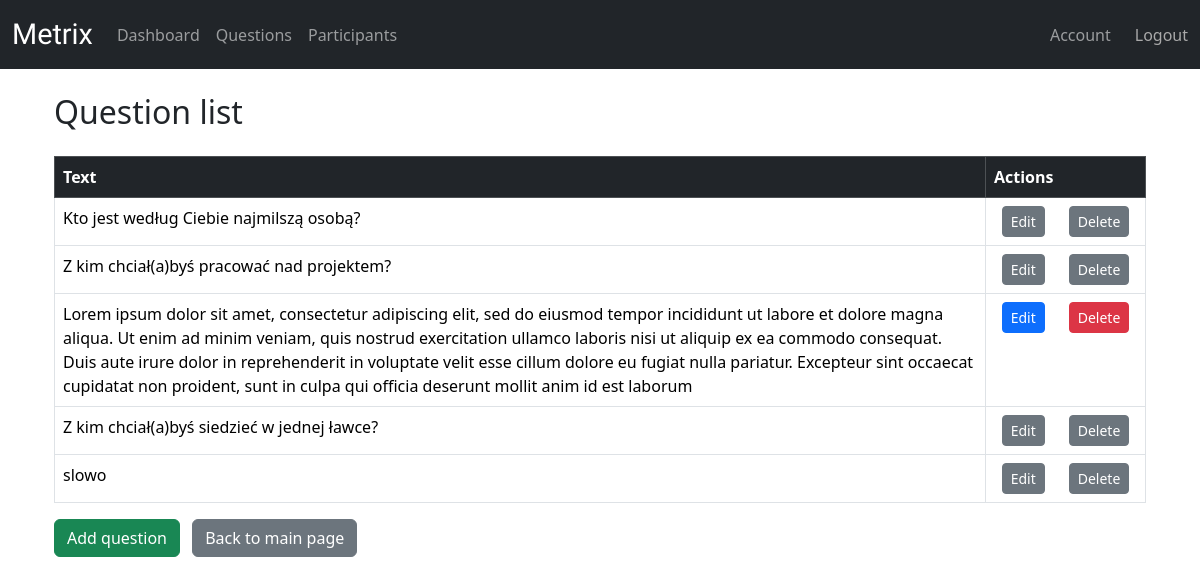
Before: /questions/ (signed in) with the older database file.
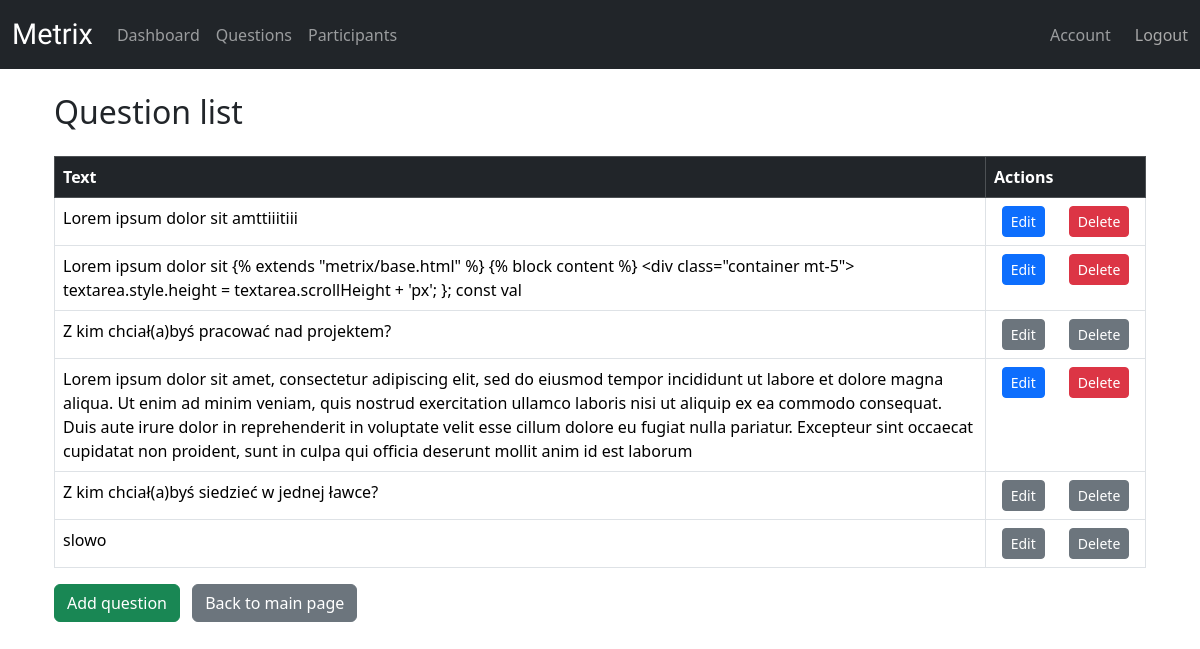
After: the same page with the newer database file.
### metrix/models.py (models this page shows, shortened)
class Question(models.Model):
    question_id = models.AutoField(primary_key=True)
    text = models.TextField(validators=[MaxLengthValidator(255)])
    created_at = models.DateTimeField(auto_now_add=True)

### metrix/views.py (the view)
# urls.py: path('questions/', QuestionListView.as_view(), name='question_list'),
class QuestionListView(LoginRequiredMixin, ListView):
    model = Question
    template_name = 'metrix/question_list.html'
    context_object_name = 'questions'
    ordering = ['-created_at']
    def get_context_data(self, **kwargs):
        context = super().get_context_data(**kwargs)
        used_question_ids = ResearchQuestion.objects.values_list('question_id', flat=True).distinct()
        context['used_question_ids'] = set(used_question_ids)  # set dla szybszego sprawdzania w templatce
        return context

### metrix/templates/metrix/question_list.html (shortened to what this page needs)
{% extends "metrix/base.html" %}
{% block content %}
<div class="container mt-4">
    <h2 class="mb-4">Question list</h2>
    {% if questions %}
        <table class="table table-bordered table-hover">
            <thead class="table-dark">
                <tr>
                    <th>Text</th>
                    <th style="width: 160px;">Actions</th>
                </tr>
            </thead>
            <tbody>
                {% for question in questions %}
                    <tr>
                        <td>{{ question.text }}</td>
                        <td class="text-center">
                          <div style="display: flex; justify-content: center; gap: 1.5rem;">
                            {% if question.pk in used_question_ids %}
                              <button class="btn btn-sm btn-secondary edit-disabled-btn" type="button"
                                data-question-id="{{ question.pk }}">
                                Edit
                              </button>
                              <button class="btn btn-sm btn-secondary delete-disabled-btn" type="button"
                                data-question-id="{{ question.pk }}">
                                Delete
                              </button>
                            {% else %}
                              <a href="{% url 'question-edit' question.pk %}" class="btn btn-sm btn-primary">Edit</a>
                              <a href="{% url 'question-delete' question.pk %}" class="btn btn-sm btn-danger"
                                 onclick="return confirm('Are you sure you want to delete this question?');">Delete</a>
                            {% endif %}
                              </div>
                            </td>
                    </tr>
                {% endfor %}
            </tbody>
        </table>
    {% else %}
        <div class="alert alert-info">No questions available.</div>
    {% endif %}
    <a href="{% url 'question-add' %}" class="btn btn-success me-2">Add question</a>
    <a href="{% url 'research' %}" class="btn btn-secondary">Back to main page</a>
</div>
{% endblock %}

Changed rows visible on the page:
removed Question: text "Kto jest według Ciebie najmilszą osobą?"
added Question: text "Lorem ipsum dolor sit amttiiitiii", shows "Edit"
added Question: text "Lorem ipsum dolor sit {% extends \"metrix/base.html\" %} {% block content %} <div class=\"container mt-5\"> textarea.style.height = textarea.scrollHeight + 'px'; }; const val", shows "Edit"
